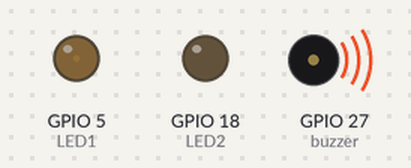
The program below on a simulated ESP32. Parts: output pins drawn as LEDs (lit = HIGH), buzzer (waves = sounding).

Above: at 0.05 s.
At 1.2 s:
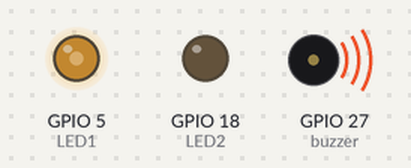
At 2.4 s:
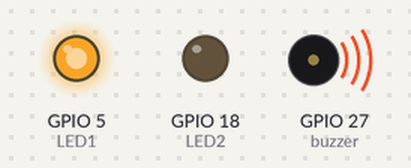
At 2.7 s:
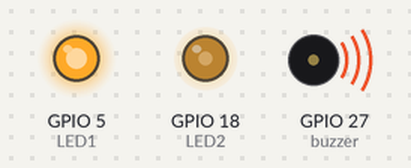
At 3.55 s:
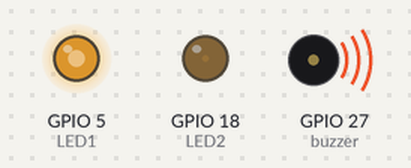
At 4.75 s:
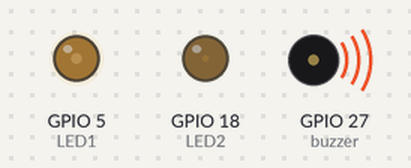
Timing chart, 0 to 6.9 s (numbered marks = the images above):
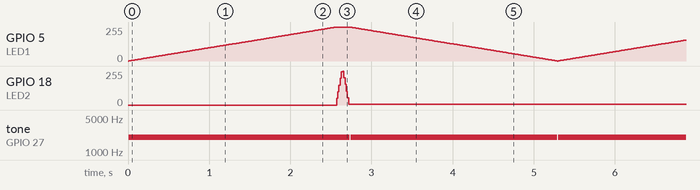

The program:

main.cpp
```cpp
// PWM LED Brightness Fade With Buzzer
//Week 5 Lecture 2
//M.ADEEL ZIA         23-NTU-CS-1057
#include<Arduino.h>

#define LED1  5
#define LED2  18
#define buzzer  27
#define channel1  0
#define channel2  2
#define channel3  8
#define frequency1  5000
#define frequency2 10000
#define frequency3  2000


#define resulotion  8


void setup() {
  ledcSetup(channel1, frequency1, resulotion);
  ledcAttachPin(LED1, channel1);

  ledcSetup(channel2, frequency2, resulotion);
  ledcAttachPin(LED2, channel2);

  ledcSetup(channel3, frequency3, resulotion);
  ledcAttachPin(buzzer, channel3);
}

void loop() {
  for(int i = 0; i < 255; i++){
    ledcWrite(channel1, i);
    ledcWrite(channel3, i);
    delay(10);
  }

  for(int d = 0; d<255;d+=50){
    ledcWrite(channel2, d);
    delay(15);
  }

  for(int i = 255; i >0; i-=50){
    ledcWrite(channel2, i);
    delay(15);
  }

  for(int i = 255; i >0; i--){
    ledcWrite(channel1, i);
    ledcWrite(channel3, i);
    delay(10);
  }
}
```

Measured:
- by itself, tone on GPIO 27 (buzzer): alternates 2000 Hz for 2.7 s and silent for 0.01 s
- by itself, GPIO 18 (LED2): repeats every 5.3 s: 100/255 0.02 s, 149/255 0.02 s, 199/255 0.02 s, 249/255 0.02 s, 255/255 0.02 s, 204/255 0.02 s, 154/255 0.02 s, 105/255 0.02 s, 55/255 0.02 s, 5/255 5.1 s, 0/255 0.02 s, 50/255 0.02 s
